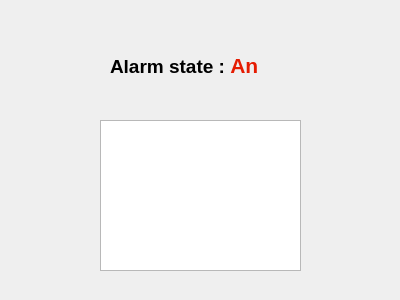
<?xml version="1.0" encoding="UTF-8"?>
<ui version="4.0">
 <class>alarmstate</class>
 <widget class="QWidget" name="alarmstate">
  <property name="geometry">
   <rect>
    <x>0</x>
    <y>0</y>
    <width>400</width>
    <height>300</height>
   </rect>
  </property>
  <property name="windowTitle">
   <string>Alarm State</string>
  </property>
  <widget class="QLabel" name="label_2">
   <property name="geometry">
    <rect>
     <x>110</x>
     <y>30</y>
     <width>221</width>
     <height>71</height>
    </rect>
   </property>
   <property name="text">
    <string>&lt;html&gt;&lt;head/&gt;&lt;body&gt;&lt;p&gt;&lt;span style=&quot; font-size:14pt; font-weight:700;&quot;&gt;Alarm state :     &lt;/span&gt;&lt;span style=&quot; font-size:16pt; font-weight:700; color:#e51c02;&quot;&gt;An&lt;/span&gt;&lt;/p&gt;&lt;/body&gt;&lt;/html&gt;</string>
   </property>
  </widget>
  <widget class="QTextBrowser" name="textBrowser">
   <property name="geometry">
    <rect>
     <x>100</x>
     <y>120</y>
     <width>201</width>
     <height>151</height>
    </rect>
   </property>
  </widget>
 </widget>
 <resources/>
 <connections/>
</ui>
